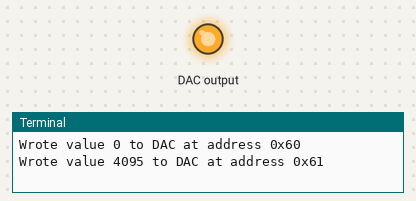
Recording of a program running on a simulated Raspberry Pi (BCM pin numbers). On the bench: output pins drawn as LEDs (lit = HIGH), the last lines printed to the terminal. At 16.0 s the program stops and its outputs stay as they are.

Above: at 0.1 s.
At 5.1 s:
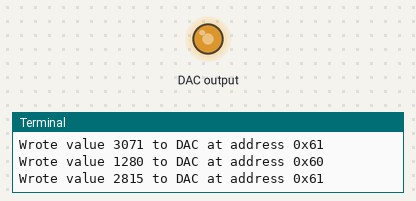
At 11.1 s:
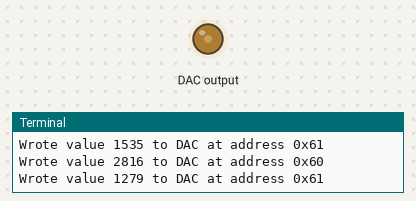
At 15.1 s:
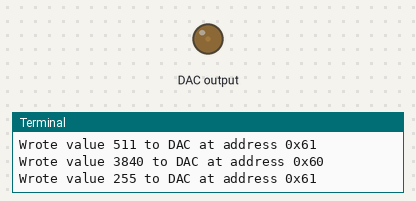
Timing chart, 0 to 16.6 s (numbered marks = the images above):
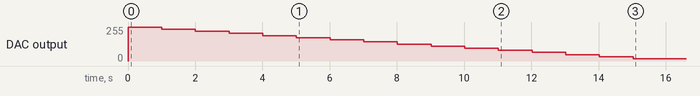

The program:

writing2dacs.py
```python
import smbus2
import time

# I2C addresses of the two DACs
DAC1_ADDR = 0x60  # A0 pin to GND
DAC2_ADDR = 0x61  # A0 pin to VCC

# Create I2C bus object
bus = smbus2.SMBus(2)

def write_dac(address, value):
    """Writes a 12-bit value to the DAC."""
    if not 0 <= value <= 4095:
        raise ValueError("Value must be between 0 and 4095")

    # MCP4725 expects two bytes: upper data and lower data
    upper = (value >> 4) & 0xFF
    lower = (value << 4) & 0xFF
    try:
        bus.write_i2c_block_data(address, 0x40, [upper, lower])  # 0x40 = write DAC register
        print(f"Wrote value {value} to DAC at address 0x{address:X}")
    except Exception as e:
        print(f"Error writing to DAC at 0x{address:X}: {e}")

# Example: ramp both DACs from 0 to 4095
for val in range(0, 4096, 256):
    write_dac(DAC1_ADDR, val)
    write_dac(DAC2_ADDR, 4095 - val)
    time.sleep(1)
```

Measured:
- by itself, DAC output: 0/255 → 255/255 at 0.00 s, → 239/255 1.0 s later, → 223/255 1.0 s later, → 207/255 1.0 s later, … (16 changes in this stretch)
